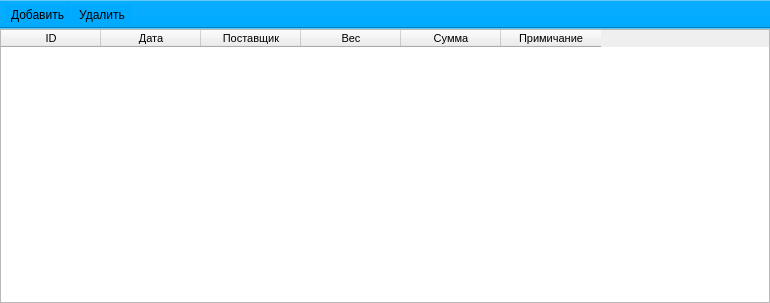
<?xml version="1.0" encoding="UTF-8"?>
<ui version="4.0">
 <class>MainWindow</class>
 <widget class="QMainWindow" name="MainWindow">
  <property name="geometry">
   <rect>
    <x>0</x>
    <y>0</y>
    <width>770</width>
    <height>303</height>
   </rect>
  </property>
  <property name="windowTitle">
   <string>Приход ткани</string>
  </property>
  <widget class="QWidget" name="centralwidget">
   <layout class="QGridLayout" name="gridLayout">
    <property name="leftMargin">
     <number>0</number>
    </property>
    <property name="topMargin">
     <number>0</number>
    </property>
    <property name="rightMargin">
     <number>0</number>
    </property>
    <property name="bottomMargin">
     <number>0</number>
    </property>
    <item row="0" column="0">
     <widget class="QTableWidget" name="tw_supply_material">
      <property name="font">
       <font>
        <family>Tahoma</family>
        <pointsize>8</pointsize>
       </font>
      </property>
      <property name="editTriggers">
       <set>QAbstractItemView::NoEditTriggers</set>
      </property>
      <property name="selectionBehavior">
       <enum>QAbstractItemView::SelectRows</enum>
      </property>
      <property name="textElideMode">
       <enum>Qt::ElideRight</enum>
      </property>
      <attribute name="verticalHeaderDefaultSectionSize">
       <number>20</number>
      </attribute>
      <attribute name="verticalHeaderHighlightSections">
       <bool>true</bool>
      </attribute>
      <attribute name="verticalHeaderMinimumSectionSize">
       <number>18</number>
      </attribute>
      <column>
       <property name="text">
        <string>ID</string>
       </property>
      </column>
      <column>
       <property name="text">
        <string>Дата</string>
       </property>
      </column>
      <column>
       <property name="text">
        <string>Поставщик</string>
       </property>
      </column>
      <column>
       <property name="text">
        <string>Вес</string>
       </property>
      </column>
      <column>
       <property name="text">
        <string>Сумма</string>
       </property>
      </column>
      <column>
       <property name="text">
        <string>Примичание</string>
       </property>
      </column>
     </widget>
    </item>
   </layout>
  </widget>
  <widget class="QToolBar" name="toolBar">
   <property name="windowTitle">
    <string>toolBar</string>
   </property>
   <property name="styleSheet">
    <string notr="true">background-color: rgb(0, 170, 255);</string>
   </property>
   <property name="movable">
    <bool>false</bool>
   </property>
   <attribute name="toolBarArea">
    <enum>TopToolBarArea</enum>
   </attribute>
   <attribute name="toolBarBreak">
    <bool>false</bool>
   </attribute>
   <addaction name="pb_add_material"/>
   <addaction name="pb_dell_material"/>
  </widget>
  <action name="pb_add_material">
   <property name="text">
    <string>Добавить</string>
   </property>
  </action>
  <action name="pb_dell_material">
   <property name="text">
    <string>Удалить</string>
   </property>
  </action>
 </widget>
 <resources/>
 <connections>
  <connection>
   <sender>pb_add_material</sender>
   <signal>triggered()</signal>
   <receiver>MainWindow</receiver>
   <slot>add_material()</slot>
   <hints>
    <hint type="sourcelabel">
     <x>-1</x>
     <y>-1</y>
    </hint>
    <hint type="destinationlabel">
     <x>378</x>
     <y>151</y>
    </hint>
   </hints>
  </connection>
  <connection>
   <sender>pb_dell_material</sender>
   <signal>triggered()</signal>
   <receiver>MainWindow</receiver>
   <slot>dell_material()</slot>
   <hints>
    <hint type="sourcelabel">
     <x>-1</x>
     <y>-1</y>
    </hint>
    <hint type="destinationlabel">
     <x>350</x>
     <y>151</y>
    </hint>
   </hints>
  </connection>
  <connection>
   <sender>tw_supply_material</sender>
   <signal>cellDoubleClicked(int,int)</signal>
   <receiver>MainWindow</receiver>
   <slot>double_click()</slot>
   <hints>
    <hint type="sourcelabel">
     <x>350</x>
     <y>164</y>
    </hint>
    <hint type="destinationlabel">
     <x>350</x>
     <y>151</y>
    </hint>
   </hints>
  </connection>
 </connections>
 <slots>
  <slot>add_material()</slot>
  <slot>dell_material()</slot>
  <slot>double_click()</slot>
 </slots>
</ui>
